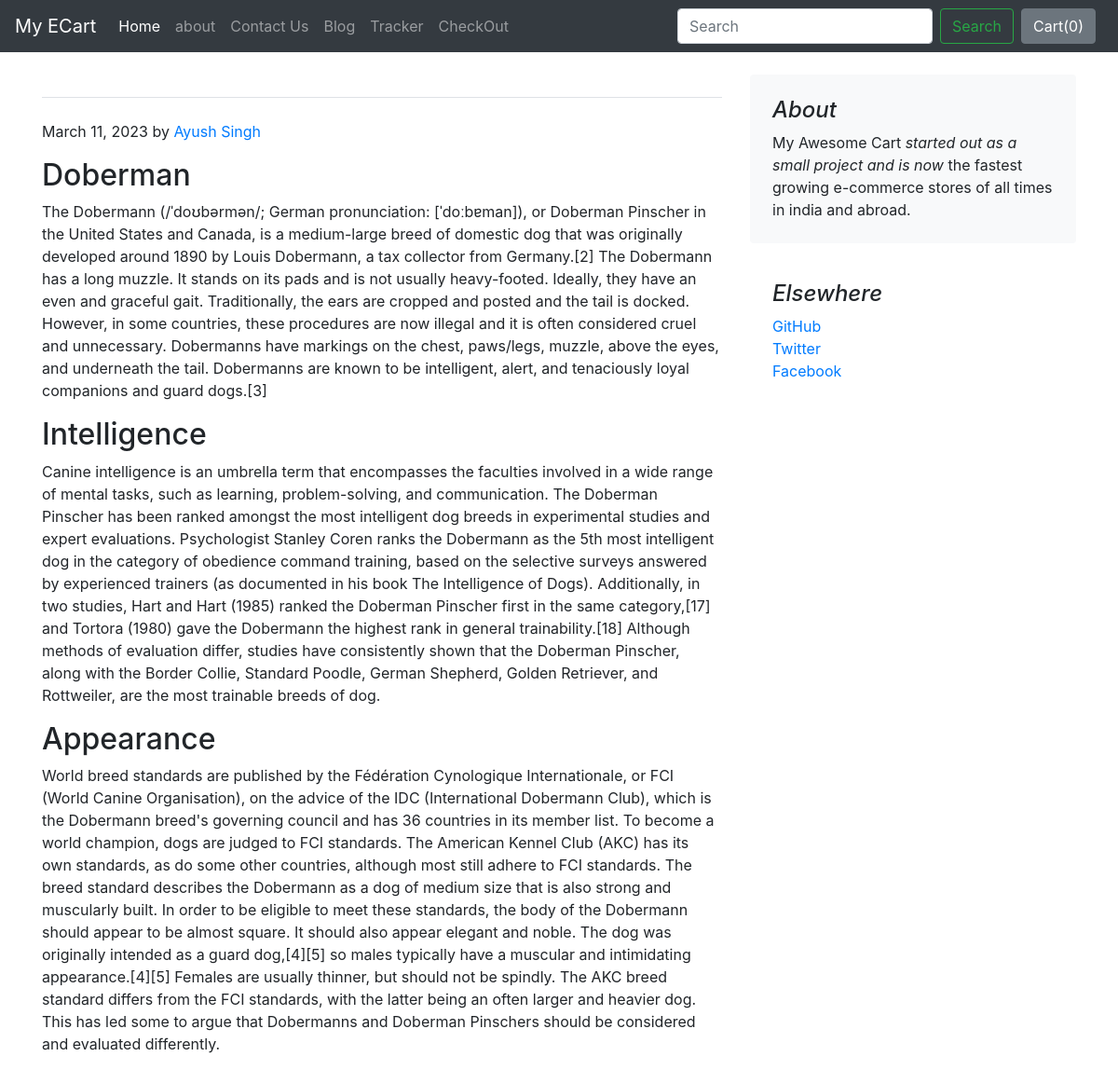
The page /blog/blogpost/1 on the database its author committed.
### blog/models.py (models this page shows)
class Blogpost(models.Model):
    post_id = models.AutoField(primary_key= True)
    title = models.CharField(max_length=50)
    head0 = models.CharField(max_length=500, default="")
    chead0 = models.CharField(max_length=5000, default="")
    head1 = models.CharField(max_length=500, default="")
    chead1 = models.CharField(max_length=5000, default="")
    head2 = models.CharField(max_length=500, default="")
    chead2 = models.CharField(max_length=5000, default="")
    pub_date = models.DateField()
    thumbnail = models.ImageField(upload_to='shop/images', default="")
    def __str__(self):
        return self.title

### blog/views.py (the view)
# urls.py: path("blogpost/<int:id>", views.blogpost, name="blogHome")
def blogpost(request, id):
    post = Blogpost.objects.filter(post_id = id)[0]
    print(post)
    return render(request, 'blog/blogpost.html',{'post':post})

### blog/templates/blog/blogpost.html (shortened to what this page needs)
{% extends 'blog/basic.html' %}
{% block body %}
<div class="container">
    <div class="row mt-4">
        <div class="col-md-8 blog-main">
            <h3 class="pb-4 mb-4 font-italic border-bottom">
            </h3>
            <div class="blog-post">
                <p class="blog-post-meta">March 11, 2023 by <a href="https://www.linkedin.com/in/ayush-singh-8a7237201/">Ayush Singh</a></p>
                <h2>{{post.head0}}</h2>
                <p>{{post.chead0}}</p>
                <h2>{{post.head1}}</h2>
                <p>{{post.chead1}}</p>
                <h2>{{post.head2}}</h2>
                <p>{{post.chead2}}</p>
            </div>
        </div>
        <aside class="col-md-4 blog-sidebar">
            <div class="p-4 mb-3 bg-light rounded">
                <h4 class="font-italic">About</h4>
                <p class="mb-0">My Awesome Cart <em>started out as a small project and is now</em> the fastest growing e-commerce stores of all times in india and abroad.</p>
            </div>
            <div class="p-4">
                <h4 class="font-italic">Elsewhere</h4>
                <ol class="list-unstyled">
                    <li><a href="#">GitHub</a></li>
                    <li><a href="#">Twitter</a></li>
                    <li><a href="#">Facebook</a></li>
                </ol>
            </div>
        </aside>
    </div>
</div>
{% endblock %}

### rows shown on the page
Blogpost: head0 "Doberman", chead0 "The Dobermann (/ˈdoʊbərmən/; German pronunciation: [ˈdoːbɐman]), or Doberman Pinscher in the United States and Canada, is a medium-large breed of domestic dog that was originally developed around 1890 by Louis Dobermann, a tax collector from Germany.[2] The Dobermann has a long muzzle. It stands on its pads and is not usually heavy-footed. Ideally, they have an even and graceful gait. Traditionally, the ears are cropped and posted and the tail is docked. However, in some countries, these procedures are now illegal and it is often considered cruel and unnecessary. Dobermanns have markings on the chest, paws/legs, muzzle, above the eyes, and underneath the tail. Dobermanns are known to be…", head1 "Intelligence", chead1 "Canine intelligence is an umbrella term that encompasses the faculties involved in a wide range of mental tasks, such as learning, problem-solving, and communication. The Doberman Pinscher has been ranked amongst the most intelligent dog breeds in experimental studies and expert evaluations. Psychologist Stanley Coren ranks the Dobermann as the 5th most intelligent dog in the category of obedience command training, based on the selective surveys answered by experienced trainers (as documented in his book The Intelligence of Dogs). Additionally, in two studies, Hart and Hart (1985) ranked the Doberman Pinscher first in the same category,[17] and Tortora (1980) gave the Dobermann the highest…", head2 "Appearance", chead2 "World breed standards are published by the Fédération Cynologique Internationale, or FCI (World Canine Organisation), on the advice of the IDC (International Dobermann Club), which is the Dobermann breed's governing council and has 36 countries in its member list. To become a world champion, dogs are judged to FCI standards. The American Kennel Club (AKC) has its own standards, as do some other countries, although most still adhere to FCI standards. The breed standard describes the Dobermann as a dog of medium size that is also strong and muscularly built. In order to be eligible to meet these standards, the body of the Dobermann should appear to be almost square. It should also appear…"
